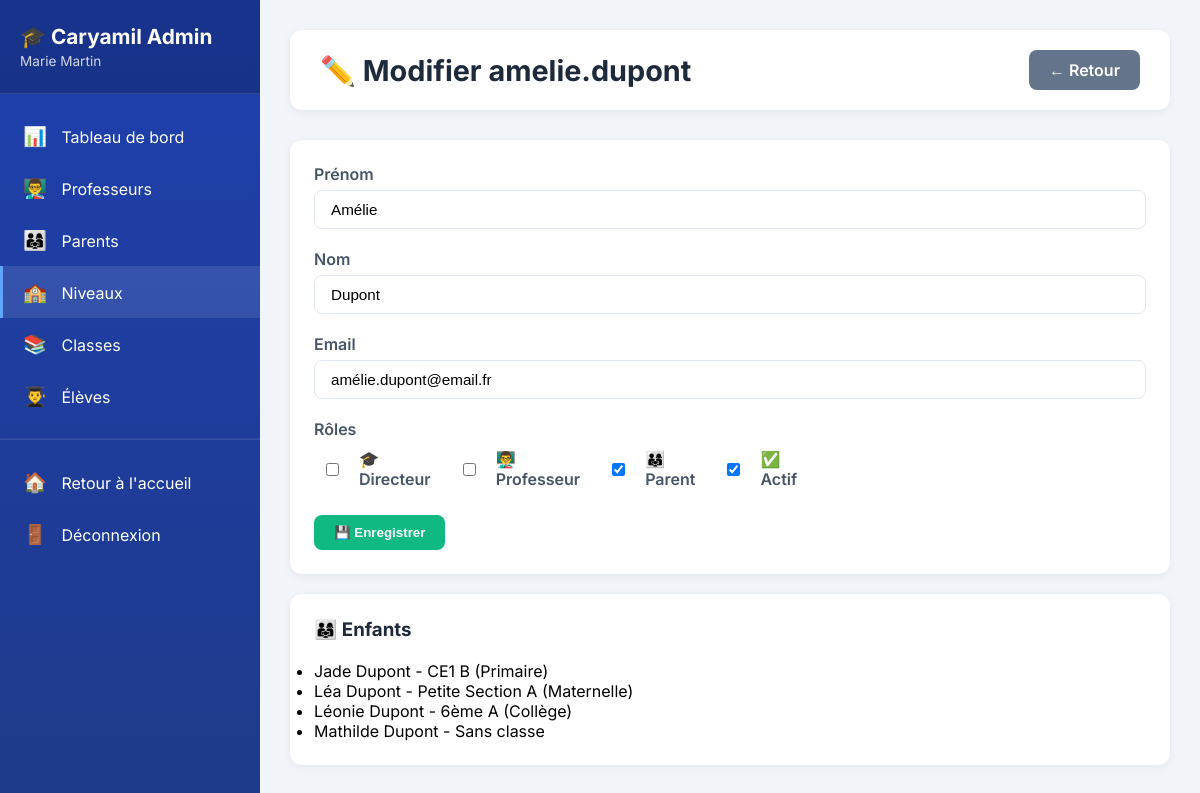
The app's page /niveaux/administration/utilisateur/8/ (signed in), older data.
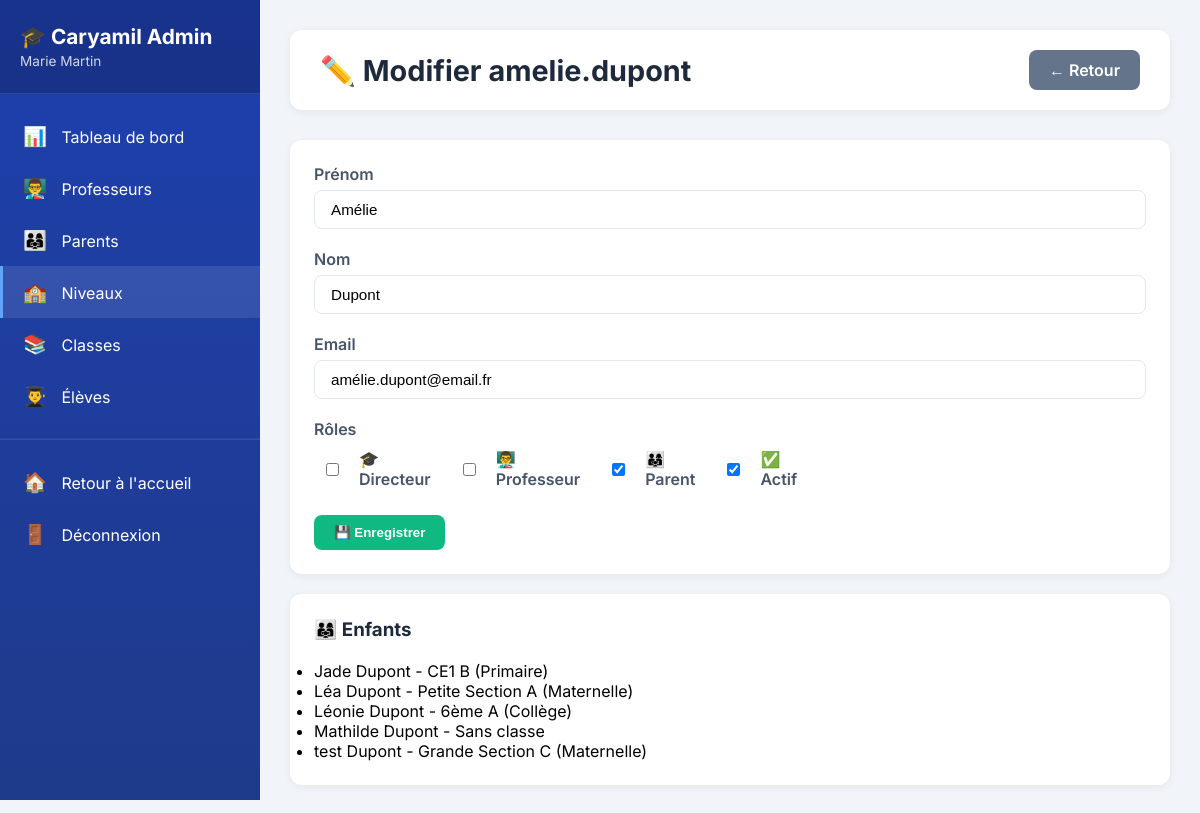
The same page, newer data.
### school_core/models.py (models this page shows, shortened)
class Student(models.Model):
    first_name = models.CharField(max_length=50, verbose_name="Prénom")
    last_name = models.CharField(max_length=50, verbose_name="Nom")
    date_of_birth = models.DateField(null=True, blank=True, verbose_name="Date de naissance")
    classroom = models.ForeignKey(
        Classroom,
        on_delete=models.SET_NULL,
        null=True,
        blank=True,
        related_name='students'
    )
    parents = models.ManyToManyField(
        settings.AUTH_USER_MODEL,
        related_name='children',
        limit_choices_to={'is_parent': True},
        blank=True
    )
    photo = models.ImageField(upload_to='students/%Y/', blank=True, null=True)
    class Meta:
        verbose_name = "Élève"
        verbose_name_plural = "Élèves"
        ordering = ['last_name', 'first_name']

class Classroom(models.Model):
    level = models.ForeignKey(SchoolLevel, on_delete=models.CASCADE, related_name='classrooms')
    name = models.CharField(max_length=50)
    teacher = models.ForeignKey(
        settings.AUTH_USER_MODEL,
        on_delete=models.SET_NULL,
        null=True,
        blank=True,
        limit_choices_to={'is_teacher': True},
        related_name='taught_classes'
    )
    school_year = models.CharField(max_length=9, default='2025-2026')
    class Meta:
        verbose_name = "Classe"
        verbose_name_plural = "Classes"
        ordering = ['level', 'name']
    def __str__(self):
        return f"{self.name} ({self.level.name})"

class SchoolLevel(models.Model):
    name = models.CharField(max_length=50, unique=True)
    slug = models.SlugField(unique=True)
    description = models.TextField(blank=True)
    class Meta:
        verbose_name = "Niveau scolaire"
        verbose_name_plural = "Niveaux scolaires"
        ordering = ['id']

### interfaces/views_admin.py (the view, shortened to what this page needs)
# urls.py: path('administration/utilisateur/<int:user_id>/', views_admin.admin_user_edit, name='admin_user_edit'),
@login_required
def admin_user_edit(request, user_id):
    if not user_is_admin(request.user):
        messages.error(request, "Accès refusé.")
        return redirect('niveau_selector')
    user = get_object_or_404(User, id=user_id)
    context = {
        'edit_user': user,
        'classes': user.taught_classes.all() if user.is_teacher else None,
        'children': user.children.all() if user.is_parent else None,
    }
    return render(request, 'admin/user_edit.html', context)

### interfaces/views_admin.py (called while the page is built)
def user_is_admin(user):
    return user.is_superuser or user.is_director

### interfaces/templates/admin/user_edit.html (shortened to what this page needs)
{% extends 'admin/base.html' %}
{% block content %}
<div class="top-bar">
    <h1 class="page-title">✏️ Modifier {{ edit_user.username }}</h1>
    <a href="{% url 'admin_users_list' %}" class="btn btn-secondary">← Retour</a>
</div>
<div class="card">
    <form method="post">
        <div class="form-group">
            <label>Prénom</label>
            <input type="text" name="first_name" value="{{ edit_user.first_name }}">
        </div>
        <div class="form-group">
            <label>Nom</label>
            <input type="text" name="last_name" value="{{ edit_user.last_name }}">
        </div>
        <div class="form-group">
            <label>Email</label>
            <input type="email" name="email" value="{{ edit_user.email }}">
        </div>
        <div class="form-group">
            <label>Rôles</label>
            <div class="checkbox-group">
                <label><input type="checkbox" name="is_director" {% if edit_user.is_director %}checked{% endif %}> 🎓 Directeur</label>
                <label><input type="checkbox" name="is_teacher" {% if edit_user.is_teacher %}checked{% endif %}> 👨‍🏫 Professeur</label>
                <label><input type="checkbox" name="is_parent" {% if edit_user.is_parent %}checked{% endif %}> 👨‍👩‍👧 Parent</label>
                <label><input type="checkbox" name="is_active" {% if edit_user.is_active %}checked{% endif %}> ✅ Actif</label>
            </div>
        </div>
        <button type="submit" class="btn btn-success">💾 Enregistrer</button>
    </form>
</div>
{% if children %}
<div class="card">
    <h3>👨‍👩‍👧 Enfants</h3>
    <ul>
        {% for child in children %}
            <li>{{ child.first_name }} {{ child.last_name }} - {{ child.classroom|default:"Sans classe" }}</li>
        {% endfor %}
    </ul>
</div>
{% endif %}
{% endblock %}

Row changes from the older to the newer data that the page shows:
added Student: first_name "test", last_name "Dupont", classroom "Grande Section C (Maternelle)"
